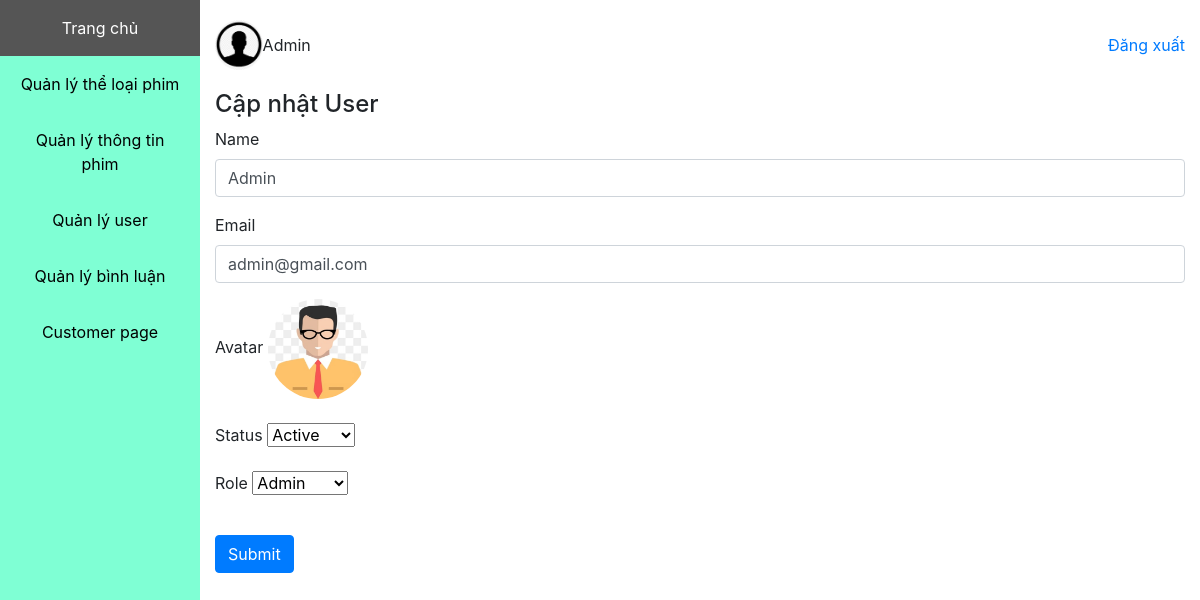
/admin/user/form_update.php?id=1, run on the app's committed database.
### tables this page shows
CREATE TABLE `user` (
  `id` int NOT NULL,
  `email` varchar(100) DEFAULT NULL,
  `password` varchar(100) DEFAULT NULL,
  `name` varchar(100) DEFAULT NULL,
  `token` varchar(100) DEFAULT NULL,
  `avatar` varchar(255) DEFAULT 'sample.jpg',
  `status` int DEFAULT NULL,
  `role` int DEFAULT NULL,
  `created_at` timestamp NOT NULL DEFAULT CURRENT_TIMESTAMP
);

### admin/user/form_update.php (the view, shortened to what this page needs)
<?php session_start();
if (isset($_GET['id'])) {
	$user_id = $_GET['id'];
} else {
	$_SESSION['error'] = 'User không tồn tại';
	header('location: index.php');
	exit;
} ?>
<!DOCTYPE html>
<html lang="en">
<head>
	<link rel="stylesheet" href="https://cdn.jsdelivr.net/npm/bootstrap@4.6.2/dist/css/bootstrap.min.css">
	<link rel="stylesheet" href="https://cdnjs.cloudflare.com/ajax/libs/font-awesome/6.3.0/css/all.min.css" />
</head>
<?php
require_once "../../connect.php";
$sql = "SELECT * from user where id = ?";
$stm = $conn->prepare($sql);
$stm->bind_param('i', $user_id);
$stm->execute();
$result_set = $stm->get_result();
$row = $result_set->fetch_assoc();
?>
<body>
	<div class="container-fluid">
		<div class="row">
			<div class="col-2 p-0">
			</div>
			<div class="col-10">
				<?php require_once "../account_box.php" ?>
				<div class="mt-3">
					<h4>Cập nhật User</h4>
					<form action="update.php" method="post" enctype="multipart/form-data">
						<div class="form-group">
							<label for="name">Name</label>
							<input type="text" class="form-control" id="name" name="name" value="<?= $row['name'] ?>">
						</div>
						<div class="form-group">
							<label for="email">Email</label>
							<input type="text" class="form-control" id="email" name="email" value="<?= $row['email'] ?>">
						</div>
						<div class="form-group">
							<label for="">Avatar</label>
							<label for="avatar">
								<img id="avatarImg" class="rounded-circle" style="height: 100px;" src="../../images/avatar/<?= $row['avatar'] ?>" alt="">
							</label>
						</div>
						<div class="form-group">
							<label for="status">Status</label>
							<select name="status" id="status">
								<option value="0" <?php if ($row['status'] == 0) {
														echo "selected";
													} ?>>Active</option>
							</select>
						</div>
						<div class="form-group">
							<label for="role">Role</label>
							<select name="role" id="role">
								<option value="1" <?php if ($row['role'] == 1) {
														echo "selected";
													} ?>>Admin</option>
							</select>
						</div>
						<button id="submitBtn" type="button" class="btn btn-primary mt-3">Submit</button>
					</form>
				</div>
			</div>
		</div>
	</div>
</body>
</html>

### data on the page
user: name "Admin", email "admin@gmail.com", avatar (picture), status "Active", role "Admin"
